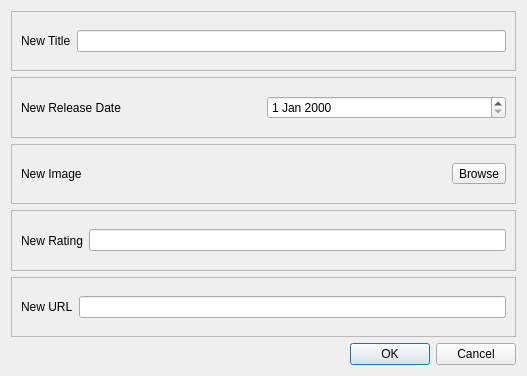
<?xml version="1.0" encoding="UTF-8"?>
<ui version="4.0">
 <class>Dialog</class>
 <widget class="QDialog" name="Dialog">
  <property name="geometry">
   <rect>
    <x>0</x>
    <y>0</y>
    <width>527</width>
    <height>376</height>
   </rect>
  </property>
  <property name="windowTitle">
   <string>Dialog</string>
  </property>
  <layout class="QVBoxLayout" name="verticalLayout">
   <item>
    <widget class="QFrame" name="frame">
     <property name="frameShape">
      <enum>QFrame::StyledPanel</enum>
     </property>
     <property name="frameShadow">
      <enum>QFrame::Raised</enum>
     </property>
     <layout class="QHBoxLayout" name="horizontalLayout">
      <item>
       <widget class="QLabel" name="label">
        <property name="text">
         <string>New Title</string>
        </property>
       </widget>
      </item>
      <item>
       <widget class="QLineEdit" name="titleInput"/>
      </item>
     </layout>
    </widget>
   </item>
   <item>
    <widget class="QFrame" name="frame_2">
     <property name="frameShape">
      <enum>QFrame::StyledPanel</enum>
     </property>
     <property name="frameShadow">
      <enum>QFrame::Raised</enum>
     </property>
     <layout class="QHBoxLayout" name="horizontalLayout_2">
      <item>
       <widget class="QLabel" name="label_2">
        <property name="text">
         <string>New Release Date</string>
        </property>
       </widget>
      </item>
      <item>
       <widget class="QDateEdit" name="releasedateInput"/>
      </item>
     </layout>
    </widget>
   </item>
   <item>
    <widget class="QFrame" name="frame_3">
     <property name="frameShape">
      <enum>QFrame::StyledPanel</enum>
     </property>
     <property name="frameShadow">
      <enum>QFrame::Raised</enum>
     </property>
     <layout class="QHBoxLayout" name="horizontalLayout_3">
      <item>
       <widget class="QLabel" name="label_3">
        <property name="text">
         <string>New Image</string>
        </property>
       </widget>
      </item>
      <item>
       <widget class="QToolButton" name="uploadImgButton">
        <property name="text">
         <string>Browse</string>
        </property>
       </widget>
      </item>
     </layout>
    </widget>
   </item>
   <item>
    <widget class="QFrame" name="frame_4">
     <property name="frameShape">
      <enum>QFrame::StyledPanel</enum>
     </property>
     <property name="frameShadow">
      <enum>QFrame::Raised</enum>
     </property>
     <layout class="QHBoxLayout" name="horizontalLayout_4">
      <item>
       <widget class="QLabel" name="label_4">
        <property name="text">
         <string>New Rating</string>
        </property>
       </widget>
      </item>
      <item>
       <widget class="QLineEdit" name="ratingInput"/>
      </item>
     </layout>
    </widget>
   </item>
   <item>
    <widget class="QFrame" name="frame_5">
     <property name="frameShape">
      <enum>QFrame::StyledPanel</enum>
     </property>
     <property name="frameShadow">
      <enum>QFrame::Raised</enum>
     </property>
     <layout class="QHBoxLayout" name="horizontalLayout_5">
      <item>
       <widget class="QLabel" name="label_5">
        <property name="text">
         <string>New URL</string>
        </property>
       </widget>
      </item>
      <item>
       <widget class="QLineEdit" name="urlInput"/>
      </item>
     </layout>
    </widget>
   </item>
   <item>
    <widget class="QDialogButtonBox" name="buttonBox">
     <property name="orientation">
      <enum>Qt::Horizontal</enum>
     </property>
     <property name="standardButtons">
      <set>QDialogButtonBox::Cancel|QDialogButtonBox::Ok</set>
     </property>
    </widget>
   </item>
  </layout>
 </widget>
 <resources/>
 <connections>
  <connection>
   <sender>buttonBox</sender>
   <signal>accepted()</signal>
   <receiver>Dialog</receiver>
   <slot>accept()</slot>
   <hints>
    <hint type="sourcelabel">
     <x>248</x>
     <y>254</y>
    </hint>
    <hint type="destinationlabel">
     <x>157</x>
     <y>274</y>
    </hint>
   </hints>
  </connection>
  <connection>
   <sender>buttonBox</sender>
   <signal>rejected()</signal>
   <receiver>Dialog</receiver>
   <slot>reject()</slot>
   <hints>
    <hint type="sourcelabel">
     <x>316</x>
     <y>260</y>
    </hint>
    <hint type="destinationlabel">
     <x>286</x>
     <y>274</y>
    </hint>
   </hints>
  </connection>
 </connections>
</ui>
